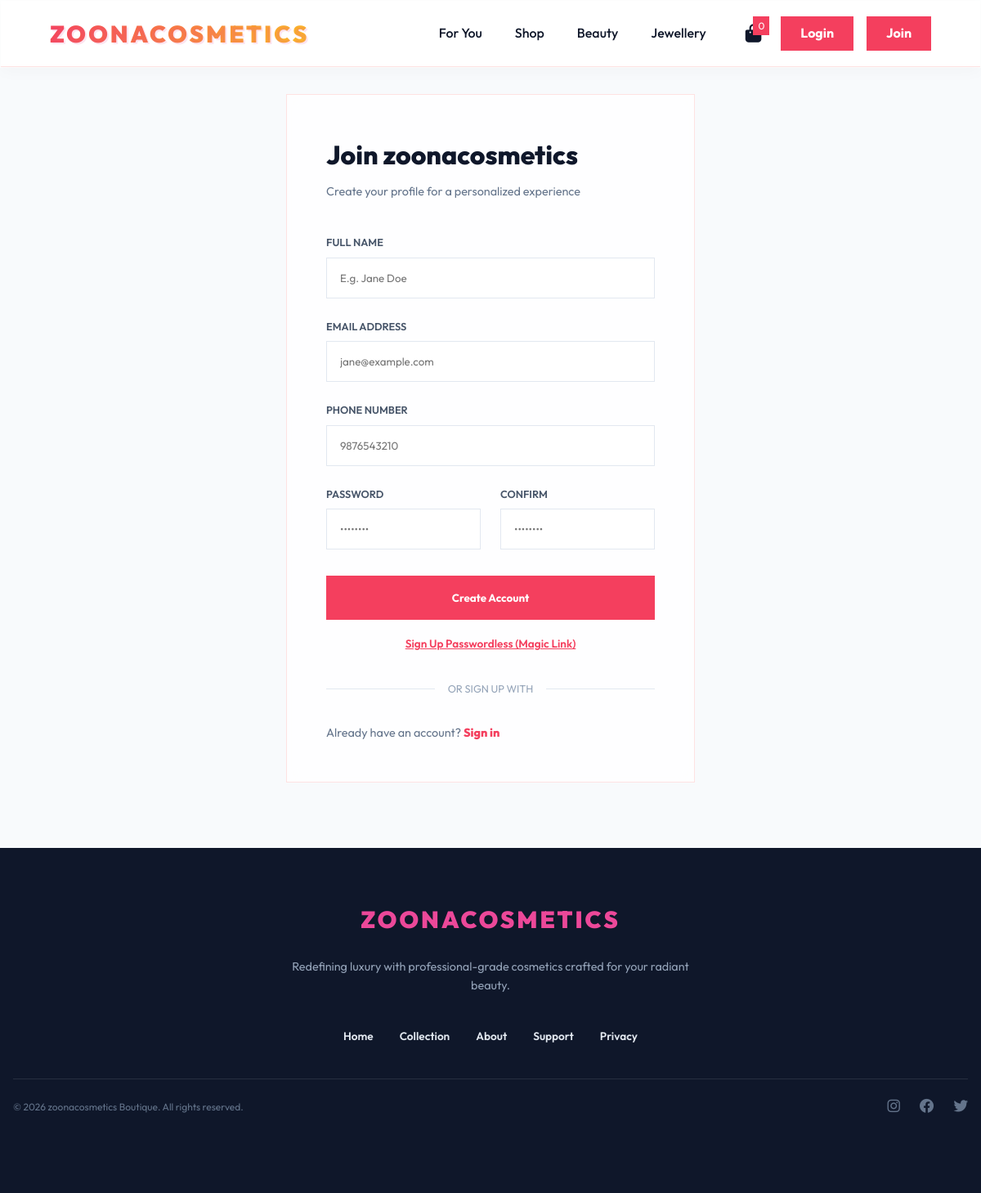
/register.php, run on an earlier commit of the app's database.
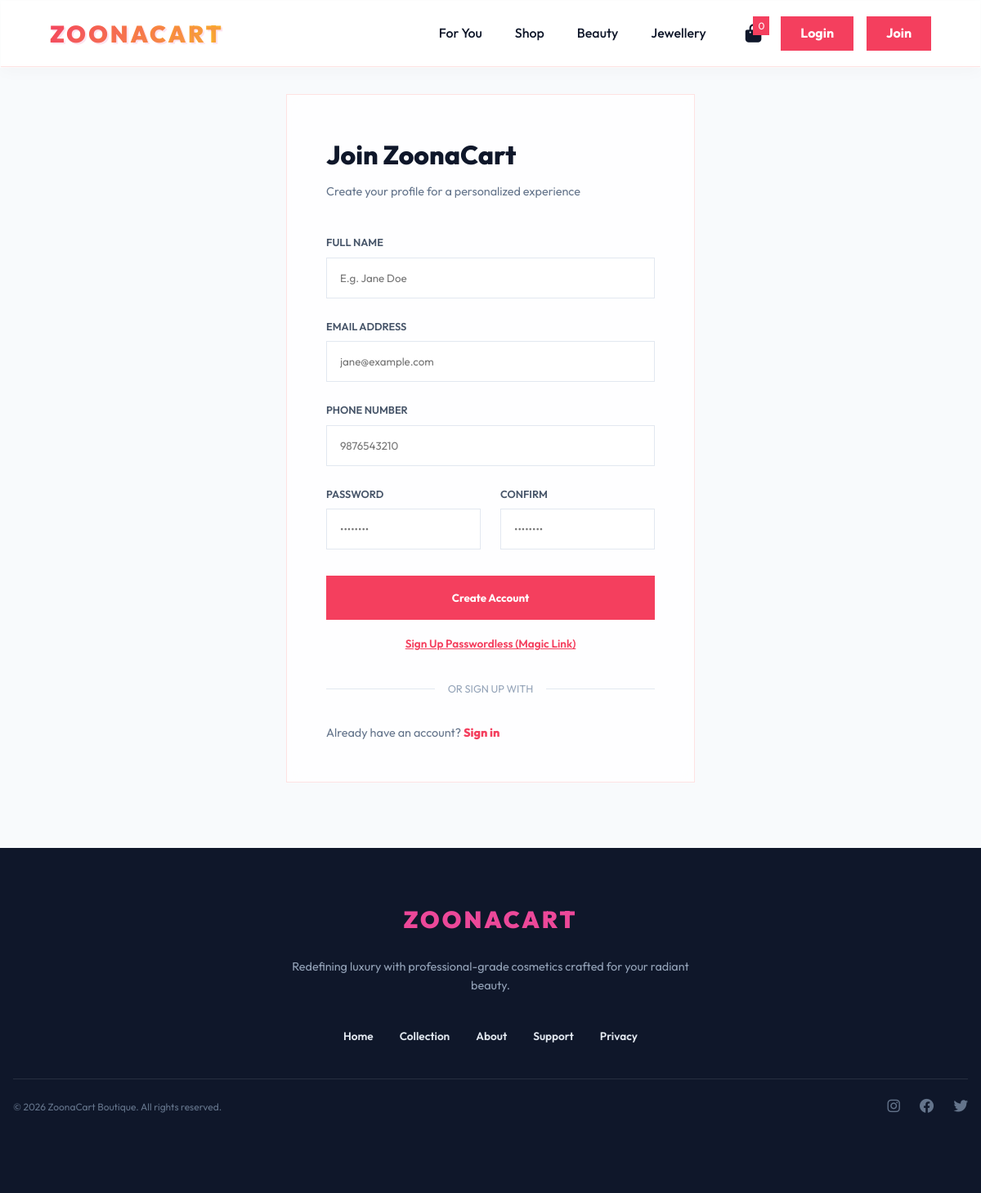
And on a later commit of the database.
### tables this page shows
CREATE TABLE IF NOT EXISTS settings (
    setting_key VARCHAR(255) PRIMARY KEY,
    setting_value TEXT
);

### includes/functions.php (called while the page is built, shortened)
<?php
require_once __DIR__ . '/../config.php';
if (!function_exists('getSetting')) {
    function getSetting($key) {
        global $pdo;
        $stmt = $pdo->prepare("SELECT setting_value FROM settings WHERE setting_key = ?");
        $stmt->execute([$key]);
        return $stmt->fetchColumn();
    }
}

### register.php (the view, shortened to what the changed rows need)
<?php
require_once 'includes/functions.php';
include 'includes/header.php';
?>
<div class="container" style="min-height: 80vh; display: flex; align-items: center; justify-content: center; padding: 2rem;">
    <div class="glass animate" style="max-width: 500px; width: 100%; padding: 3rem; border: 1px solid #fee2e2;">
        <div class="text-center" style="margin-bottom: 2.5rem;">
            <h2 style="font-size: 2rem; font-weight: 800; margin-bottom: 0.5rem;">Join <?php echo getSetting('site_name'); ?></h2>
            <p style="color: #64748b; font-size: 0.9rem;">Create your profile for a personalized experience</p>
        </div>
    </div>
</div>
<?php include 'includes/footer.php'; ?>

### includes/header.php (shortened to what the changed rows need)
<!DOCTYPE html>
<html lang="en">
<head>
    <link rel="stylesheet" href="https://cdnjs.cloudflare.com/ajax/libs/font-awesome/6.4.0/css/all.min.css">
    <link rel="stylesheet" href="<?php echo BASE_URL; ?>assets/style.css">
</head>
<body>
    <header class="glass desktop-header">
        <nav class="navbar">
            <div class="navbar-inner">
                <a href="<?php echo BASE_URL; ?>index.php" class="logo gradient-text"><?php echo getSetting('site_name'); ?></a>
                <div class="nav-group">
                    <ul class="nav-links">
                    </ul>
                    <div class="nav-actions">
                    </div>
                </div>
            </div>
        </nav>
    </header>
    <main>

### includes/footer.php (shortened to what the changed rows need)
    </main>
    <footer style="background: var(--dark); color: white; margin-top: 3rem; padding: 4rem 1rem 2rem;">
        <div class="footer-inner">
            <div style="text-align: center;">
            <h3 style="font-size: 1.8rem; font-weight: 900; margin-bottom: 1.5rem; text-transform: uppercase; letter-spacing: 3px; color: #ec4899;"><?php echo getSetting('site_name'); ?></h3>
            <p style="color: #94a3b8; font-size: 0.9rem; max-width: 500px; margin: 0 auto 2.5rem; line-height: 1.6;">
                Redefining luxury with professional-grade cosmetics crafted for your radiant beauty.
            </p>
            <div style="display: flex; justify-content: center; gap: 2rem; margin-bottom: 2.5rem; font-size: 0.85rem; font-weight: 600; flex-wrap: wrap;">
                <a href="index.php" style="color: #e2e8f0; text-decoration: none;" onmouseover="this.style.color='var(--primary)'" onmouseout="this.style.color='#e2e8f0'">Home</a>
                <a href="shop.php" style="color: #e2e8f0; text-decoration: none;" onmouseover="this.style.color='var(--primary)'" onmouseout="this.style.color='#e2e8f0'">Collection</a>
                <a href="about.php" style="color: #e2e8f0; text-decoration: none;" onmouseover="this.style.color='var(--primary)'" onmouseout="this.style.color='#e2e8f0'">About</a>
                <a href="#" onclick="event.preventDefault(); toggleChat();" style="color: #e2e8f0; text-decoration: none;" onmouseover="this.style.color='var(--primary)'" onmouseout="this.style.color='#e2e8f0'">Support</a>
                <a href="privacy.php" style="color: #e2e8f0; text-decoration: none;" onmouseover="this.style.color='var(--primary)'" onmouseout="this.style.color='#e2e8f0'">Privacy</a>
            </div>
            <div style="height: 1px; background: rgba(255,255,255,0.1); margin-bottom: 1.5rem;"></div>
            <div style="display: flex; justify-content: space-between; align-items: center; color: #64748b; font-size: 0.75rem; padding-bottom: 4rem;">
                <p>&copy; <?php echo date('Y'); ?> <?php echo getSetting('site_name'); ?> Boutique. All rights reserved.</p>
                <div style="display: flex; gap: 1.5rem; font-size: 1.1rem;">
                    <i class="fa-brands fa-instagram" style="cursor: pointer;" onmouseover="this.style.color='white'" onmouseout="this.style.color='#64748b'"></i>
                    <i class="fa-brands fa-facebook" style="cursor: pointer;" onmouseover="this.style.color='white'" onmouseout="this.style.color='#64748b'"></i>
                    <i class="fa-brands fa-twitter" style="cursor: pointer;" onmouseover="this.style.color='white'" onmouseout="this.style.color='#64748b'"></i>
                </div>
            </div>
        </div>
    </footer>
</body>
</html>

What changed in the data, as far as the page shows it:
changed settings: setting_value "ZOONACOSMETICS" → "ZOONACART"; setting_value "zoonacosmetics" → "ZoonaCart"
